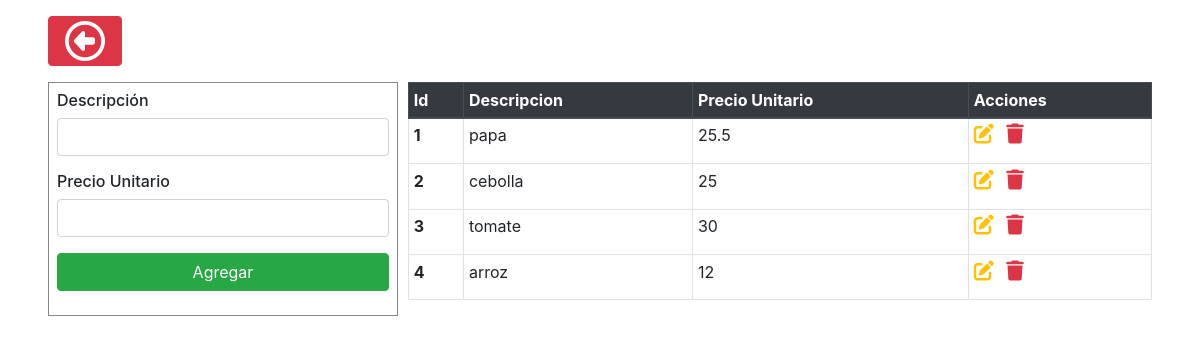
/productos.php (signed in), run on the app's committed database.
### tables this page shows
CREATE TABLE `productos` (
  `id` int(11) NOT NULL,
  `descripcion` varchar(50) NOT NULL,
  `precio_unitario` double NOT NULL
);

### productos.php (the view, shortened to what this page needs)
<?php
require('crud.php');
?>
<!DOCTYPE html>
<html lang="es">
<head>
    <link rel="stylesheet" href="css/bootstrap.min.css">
    <link rel="stylesheet" href="css/formularios.css">
</head>
<body>
    <main >
    <a href="opciones.php" class="btn btn-danger ml-5 mt-3 p-0"><i class="far fa-arrow-alt-circle-left h1 mt-1 mb-1 ml-3 mr-3"></i></a>
        <div class="registro-tabla mt-3 ml-5 mr-5">
            <div class="contenedor-form">
                <form method="POST" class="p-2">
                    <div class="form-group">
                        <h6>Descripción</h6>
                        <input type="text" name="descripcion" class="w-100 form-control"
                        value="<?php if(isset($_GET['editarP'])) echo $getROW[1]; ?>">
                    </div>
                    <div class="form-group">
                        <h6>Precio Unitario</h6>
                        <input type="text" name="precio_u" class="w-100 form-control"
                        value="<?php if(isset($_GET['editarP'])){echo $getROW[2] ;} ?>">
                    </div>
                    <?php if(isset($_GET['editarP'])){ ?>
                        <div class="form-group">
                            <input type="submit" name="EditarProducto" value="Editar" class="btn btn-success w-100">
                        </div>
                    <?php } else{?>
                    <div class="form-group">
                        <input type="submit" name="AgregarProducto" value="Agregar" class="btn btn-success w-100">
                    </div>
                    <?php } ?>
                </form>
            </div>
            <table class="table table-bordered table-sm">
                <thead class="thead-dark table-bordered">
                  <tr>
                    <th scope="col">Id</th>
                    <th scope="col">Descripcion</th>
                    <th scope="col">Precio Unitario</th>
                    <th scope="col" colspan="2">Acciones</th>
                  </tr>
                </thead>
                <tbody class="table-bordered">
                <?php
                    $res=$MySQLiconn->query('SELECT * FROM productos');
                    while($row=$res->fetch_array()){
                ?>
                  <tr>
                    <th scope="row"><?php echo $row[0] ?></th>
                    <td><?php echo $row[1] ?></td>
                    <td><?php echo $row[2] ?></td>
                    <td><a href="?editarP=<?php echo $row[0] ?>"><i class="fas fa-edit h5 mb-0 mr-2 text-warning"></i></a>
                    <a href="?eliminarP=<?php echo $row[0] ?>"><i class="fas fa-trash h5 mb-0 text-danger"></i></a></td>
                  </tr>
                <?php } ?>
                </tbody>
            </table>
        </div>
    </main>
</body>
</html>

### css/formularios.css (style rules this page uses)
form { border: 1px solid rgb(136, 136, 136); width: 100%; }
@media (min-width:720px) { .registro-tabla { display: flex; } }
@media (min-width:720px) { .contenedor-form { margin-right: 5px; width: 100%; max-width: 350px; } }
@media (min-width:720px) { table { margin-left: 5px; } }

### data on the page
productos: id "1", descripcion "papa", precio_unitario "25.5"
productos: id "2", descripcion "cebolla", precio_unitario "25"
productos: id "3", descripcion "tomate", precio_unitario "30"
productos: id "4", descripcion "arroz", precio_unitario "12"
